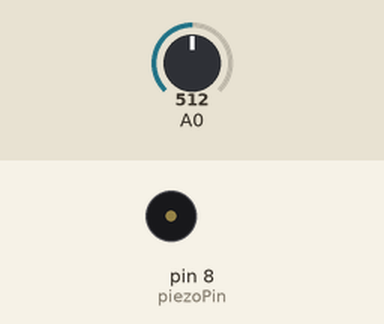
A sketch run on a simulated Arduino Uno, built with avr-gcc and run on an emulated ATmega328P. Parts: buzzer (waves = sounding). The test bench sets the inputs (shaded band); at power-on: A0 = 512.

Above: at 0.0 s.
At 5.1 s:
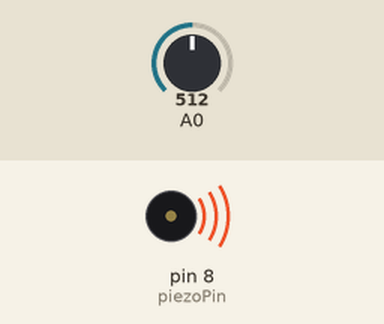
Timing chart, 0 to 6.6 s (numbered marks = the images above):
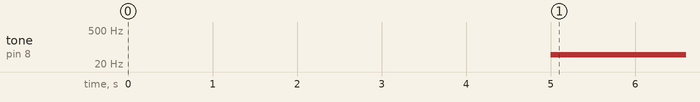

Measured:
- by itself, tone on pin 8 (piezoPin): silent → 49 Hz at 5.0 s

The sketch:

Project06.ino
```cpp
// Declare a variable to hold the value of the photoresistor.
int sensorValue;

// Declare variables to calibrate sensor values.
int sensorLow = 1023;
int sensorHigh = 0;

// Define pin #8 as the piezo pin.
const int piezoPin = 8;

// You can vary the duration of the tone and pause for different effects.
const int toneDuration = 800;
const int pauseDuration = 200;

void setup() {

  // Calibrate for five seconds.
  while (millis() < 5000) {

    // Record the photoresistor sensor value.
    sensorValue = analogRead(A0);

    // Reset the maximum sensor value, if applicable.
    if (sensorValue > sensorHigh) {
      sensorHigh = sensorValue;
    }

    // Reset the minimum sensor value, if applicable.
    if (sensorValue < sensorLow) {
      sensorLow = sensorValue;
    }
  }

}

void loop() {

  // Map the reading from the photoresistor on A0 to a pitch.
  int pitch = map(analogRead(A0), sensorLow, sensorHigh, 50, 4000);

  // Play the tone, then pause.
  tone(piezoPin, pitch, toneDuration);
  delay(pauseDuration);

}
```
